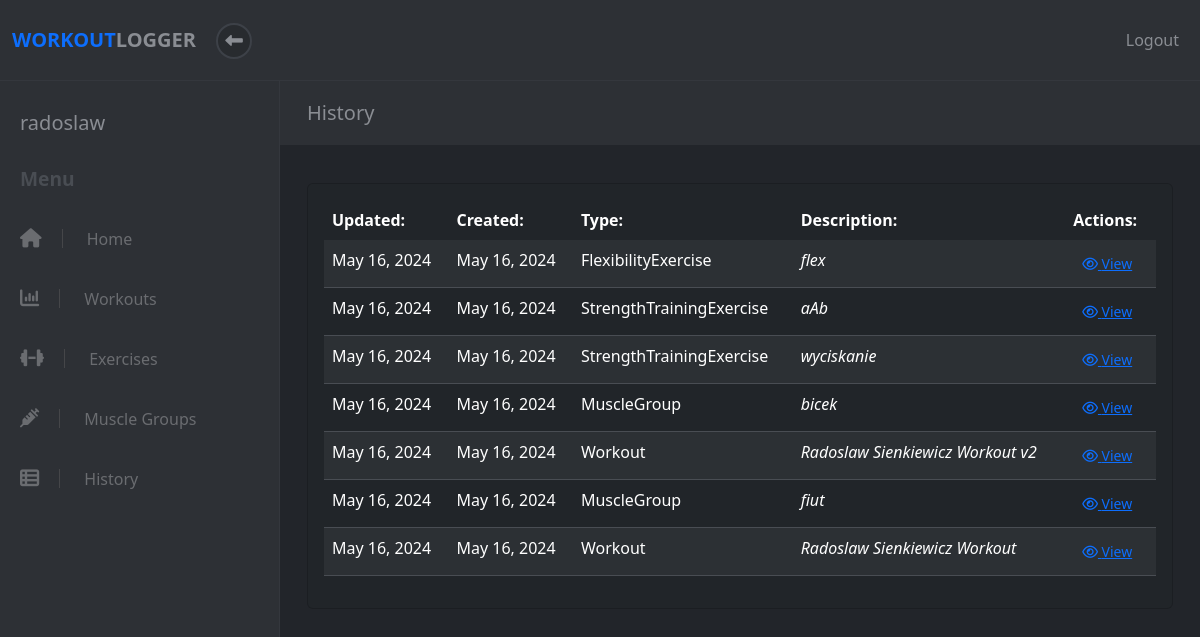
The app's page /history (signed in) with its own data.
### apps/workout/models.py (models this page shows, shortened)
class User(models.Model):
    username = models.CharField(max_length=20)
    email = models.CharField(max_length=50)
    password = models.CharField(max_length=22)
    level = models.IntegerField(default=1)
    created_at = models.DateTimeField(auto_now_add=True)
    updated_at = models.DateTimeField(auto_now=True)
    objects = UserManager()

class Exercise(models.Model):
    name = models.CharField(max_length=50)
    description = models.CharField(max_length=150)
    workout = models.ForeignKey(Workout, on_delete=models.CASCADE, related_name='%(class)s', default=None)
    muscle_group = models.ForeignKey(MuscleGroup, on_delete=models.CASCADE, default=None)
    user = models.ForeignKey(User, on_delete=models.CASCADE, default=None)
    created_at = models.DateTimeField(auto_now_add=True)
    updated_at = models.DateTimeField(auto_now=True)
    objects = ExerciseManager()
    class Meta:
        ordering = ('name', 'muscle_group')
        abstract = True
    def class_name(self):
        return self.__class__.__name__

class FlexibilityExercise(Exercise):
    stretch_type = models.CharField(max_length=50)
    objects = FlexibilityExerciseManager()

class StrengthTrainingExercise(Exercise):
    weight = models.DecimalField(max_digits=6, decimal_places=2)
    repetitions = models.PositiveIntegerField()
    objects = StrengthTrainingExerciseManager()

class MuscleGroup(models.Model):
    name = models.CharField(max_length=50)
    size = models.IntegerField(default=10)
    user = models.ForeignKey(User, on_delete=models.CASCADE, default=None)
    created_at = models.DateTimeField(auto_now_add=True)
    updated_at = models.DateTimeField(auto_now=True)
    objects = MuscleGroupManager()
    def class_name(self):
        return self.__class__.__name__

class Workout(models.Model):
    name = models.CharField(max_length=50)
    description = models.CharField(max_length=150)
    completed = models.BooleanField(default=False)
    user = models.ForeignKey(User, on_delete=models.CASCADE, default=None)
    created_at = models.DateTimeField(auto_now_add=True)
    updated_at = models.DateTimeField(auto_now=True)
    objects = WorkoutManager()
    def class_name(self):
        return self.__class__.__name__

### apps/workout/views.py (the view)
# urls.py: re_path(r'^history$', views.view_all), # get all workouts
def view_all(request):
    try:
        user = User.objects.get(id=request.session["user_id"])
        workout_list = Workout.objects.filter(user__id=user.id)
        ste_list = StrengthTrainingExercise.objects.filter(user__id=user.id)
        ete_list = EnduranceTrainingExercise.objects.filter(user__id=user.id)
        be_list = BalanceExercise.objects.filter(user__id=user.id)
        fe_list = FlexibilityExercise.objects.filter(user__id=user.id)
        mg_list = MuscleGroup.objects.filter(user__id=user.id)
        page = request.GET.get('page', 1)
        data_list = list(chain(workout_list, ste_list,ete_list, be_list, fe_list, mg_list))
        paginator = Paginator(sorted(data_list, key=lambda x: x.updated_at, reverse=True), 12)
        try:
            data = paginator.page(page)
        except PageNotAnInteger:
            data = paginator.page(1)
        except EmptyPage:
            data = paginator.page(paginator.num_pages)
        data = {
            'user': user,
            'data': data,
        }
        return render(request, "workout/view_all.html", data)
    except (KeyError, User.DoesNotExist) as err:
        messages.info(request, "You must be logged in to view this page.", extra_tags="invalid_session")
        return redirect("/")

### apps/workout/templates/workout/view_all.html (shortened to what this page needs)
<!DOCTYPE html>
<html>
  <head>
    {% load static %}
    <link
      rel="stylesheet"
      href="{% static 'fontawesomefree/css/all.min.css' %}"
    />
    <link rel="stylesheet" href="../../static/workout/styles.css" />
    {% load bootstrap5 %} {% bootstrap_css %} {% bootstrap_javascript %}
  </head>
  <body>
    {% include 'workout/header.html' %}
    <div class="d-flex align-items-stretch">
      {% include 'workout/sidebar.html' %}
      <div class="page-content">
        <div class="page-header">
          <div class="container-fluid">
            <h2 class="h5 no-margin-bottom">History</h2>
          </div>
        </div>
        <section class="no-padding-bottom">
          <div class="container-fluid">
            <div class="row">
              <div class="col-lg-12 pb-4">
                {% if data %}
                <div class="card bg-dark add-exercise mb-4 mt-2">
                  <div class="card-body">
                    <table
                      class="table table-dark table-striped all-data-table text-light"
                    >
                      <thead>
                        <tr>
                          <th scope="col">Updated:</th>
                          <th scope="col">Created:</th>
                          <th scope="col">Type:</th>
                          <th scope="col">Description:</th>
                          <th scope="col">Actions:</th>
                        </tr>
                      </thead>
                      <tbody>
                        {% for info in data %}
                        <tr>
                          <td scope="row">{{info.updated_at | date}}</td>
                          <td scope="row">{{info.created_at | date}}</td>
                          <td scope="row">{{info.class_name}}</td>
                          <td><em>{{info.name}}</em></td>
                          <td>
                            {% if info.class_name == 'Workout' %}
                            <form action="/workout/{{info.id}}">
                              <button
                                class="btn btn-link btn-sm view-link"
                                type="submit"
                              >
                                <i class="fa fa-eye"></i> View
                              </button>
                            </form>
                            {% elif info.class_name == 'MuscleGroup' %}
                            <form action="/musclegroup/{{info.id}}">
                              <button
                                class="btn btn-link btn-sm view-link"
                                type="submit"
                              >
                                <i class="fa fa-eye"></i> View
                              </button>
                            </form>
                            {% else %}
                            <form action="/exercise/{{info.id}}">
                              <button
                                class="btn btn-link btn-sm view-link"
                                type="submit"
                              >
                                <i class="fa fa-eye"></i> View
                              </button>
                            </form>
                            {% endif %}
                          </td>
                        </tr>
                        {% endfor %}
                      </tbody>
                    </table>
                  </div>
                </div>
                {% endif %}
              </div>
            </div>
          </div>
        </section>
      </div>
    </div>
  </body>
</html>

### apps/workout/templates/workout/sidebar.html
<nav id="sidebar">
  <div class="sidebar-header d-flex align-items-center">
    <div class="title">
      <h1 class="h5">{{ user.username }}</h1>
    </div>
  </div>
  <span class="heading">Menu</span>
  <ul class="list-unstyled">
    <li>
      <a href="/dashboard"><i class="fa fa-home"></i> Home</a>
    </li>
    <li>
      <a href="/workout"><i class="fa fa-bar-chart"></i> Workouts</a>
    </li>
    <li>
      <a href="/exercise"><i class="fa fa-dumbbell"></i> Exercises</a>
    </li>
    <li>
      <a href="/musclegroup"><i class="fa fa-syringe"></i> Muscle Groups</a>
    </li>
    <li>
      <a href="/history"><i class="fa fa-th-list"></i> History</a>
    </li>
  </ul>
</nav>

### apps/workout/static/workout/styles.css (style rules this page uses)
body { position: relative; }
section { padding: 0 15px; }
a { -webkit-transition: all 0.3s; transition: all 0.3s; display: inline-block; }
button { cursor: pointer; }
i, span, strong { display: inline-block; }
.no-padding-bottom { padding-bottom: 0 !important; }
.no-margin-bottom { margin-bottom: 0 !important; }
.page-content { background: #22252a; min-height: 100vh; width: calc(100% - 280px); padding: 0; }
.page-header { padding: 20px 15px; background: #2d3035; color: #8a8d93; margin-bottom: 30px; }
nav#sidebar { width: 280px; background: #2d3035; color: #6a6c70; border-right: 1px solid #34373d; }
nav#sidebar a { color: inherit; text-decoration: none; position: relative; }
nav#sidebar a i { font-size: 1.2em; margin-right: 10px; -webkit-transition: none; transition: none; }
nav#sidebar .sidebar-header { padding: 30px 20px; }
nav#sidebar .sidebar-header h1, nav#sidebar .sidebar-header p { margin-bottom: 0; }
nav#sidebar .sidebar-header h1 { color: #8a8d93; }
nav#sidebar span.heading { font-weight: 700; margin-left: 20px; color: #494d53; font-size: 1.2rem; margin-bottom: 15px; }
nav#sidebar ul { max-height: none; }
nav#sidebar ul a { padding: 18px 20px; display: block; font-weight: 400; }
nav#sidebar ul a i { margin-right: 20px; -webkit-transition: all 0.3s; transition: all 0.3s; padding-right: 20px; border-right: 1px solid #454649; }
nav#sidebar li { position: relative; }
nav#sidebar li::before { content: ''; width: 2px; height: 100%; background: none; display: block; position: absolute; top: 0; left: 0; z-index: 99; }
.table { margin-bottom: 0; }
.table td, .table th { border-color: #494d53; }
.table thead th { border: none; }
.table-striped tbody tr { -webkit-transition: all 0.3s; transition: all 0.3s; }
.table-striped tbody tr:nth-of-type(odd) { background-color: #282b2f; }
button, input[type='submit'] { cursor: pointer; font-family: inherit; font-weight: 300 !important; }
.btn { font-weight: normal; border: 1px solid transparent; padding: 0.5rem 0.75rem; font-size: 1rem; line-height: 1.25; border-radius: 0.25rem; -webkit-transition: all 0.15s ease-in-out; transition: all 0.15s ease-in-out; }
.btn-sm { padding: 0.25rem 0.5rem; font-size: 0.875rem; line-height: 1.5; border-radius: 0.2rem; }
body { font-family: "Muli", sans-serif; font-size: 1rem; font-weight: normal; line-height: 1.5; color: #212529; background-color: #fff; }
a { color: #ff3f3f; text-decoration: none; }
h1, h2, h3, h4, h5, h6, .h1, .h2, .h3, .h4, .h5, .h6 { margin-bottom: 0.5rem; font-family: inherit; font-weight: 700; line-height: 1.1; color: inherit; }
h1, .h1 { font-size: 2.5rem; }
h2, .h2 { font-size: 2rem; }
h5, .h5 { font-size: 1.25rem; }
.bg-dark { background-color: #343a40 !important; }
.text-light { color: #f8f9fa !important; }

### records on screen
User: username "radoslaw"
FlexibilityExercise: updated_at "May 16, 2024", created_at "May 16, 2024", class_name "FlexibilityExercise", name "flex"
StrengthTrainingExercise: updated_at "May 16, 2024", created_at "May 16, 2024", class_name "StrengthTrainingExercise", name "aAb"
StrengthTrainingExercise: updated_at "May 16, 2024", created_at "May 16, 2024", class_name "StrengthTrainingExercise", name "wyciskanie"
MuscleGroup: updated_at "May 16, 2024", created_at "May 16, 2024", class_name "MuscleGroup", name "bicek"
Workout: updated_at "May 16, 2024", created_at "May 16, 2024", class_name "Workout", name "Radoslaw Sienkiewicz Workout v2"
MuscleGroup: updated_at "May 16, 2024", created_at "May 16, 2024", class_name "MuscleGroup", name "fiut"
Workout: updated_at "May 16, 2024", created_at "May 16, 2024", class_name "Workout", name "Radoslaw Sienkiewicz Workout"
